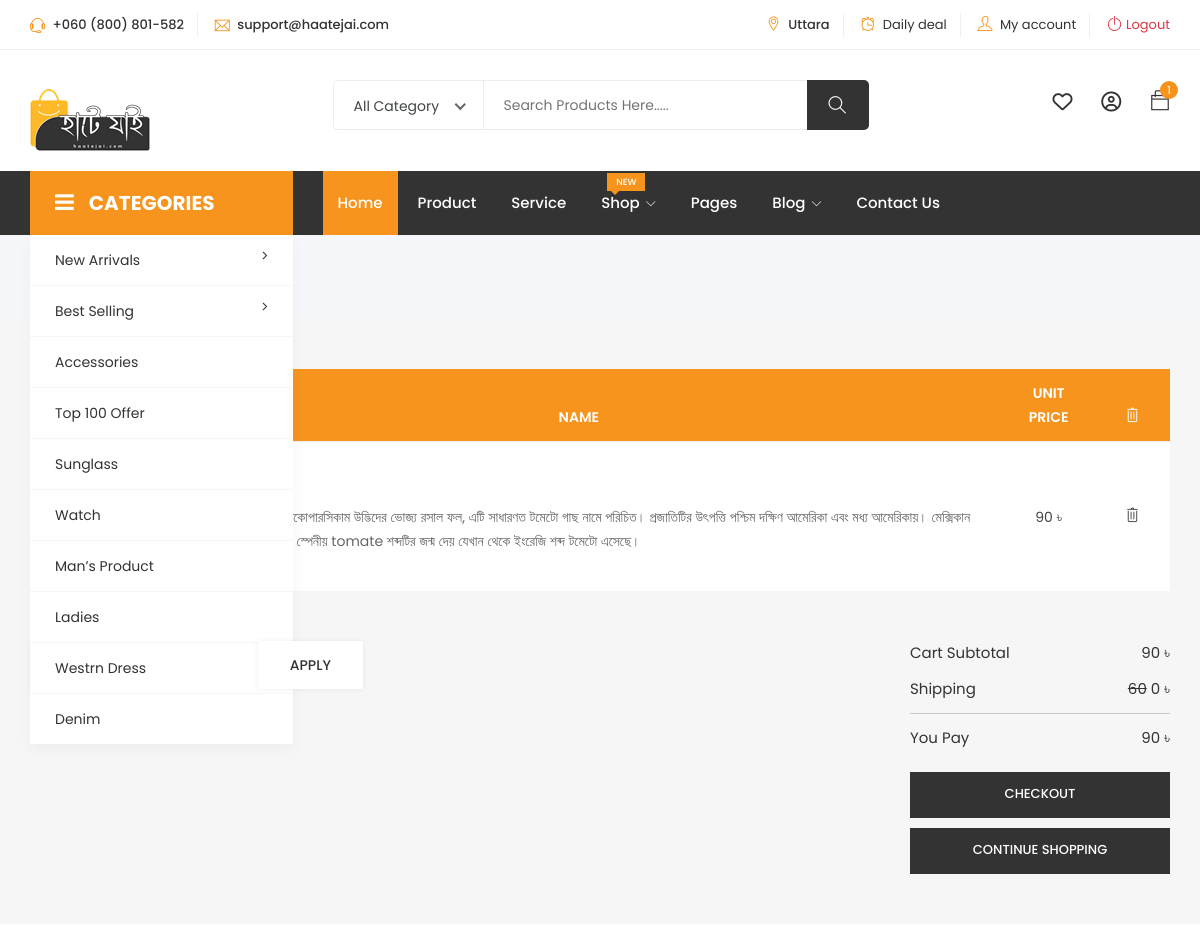
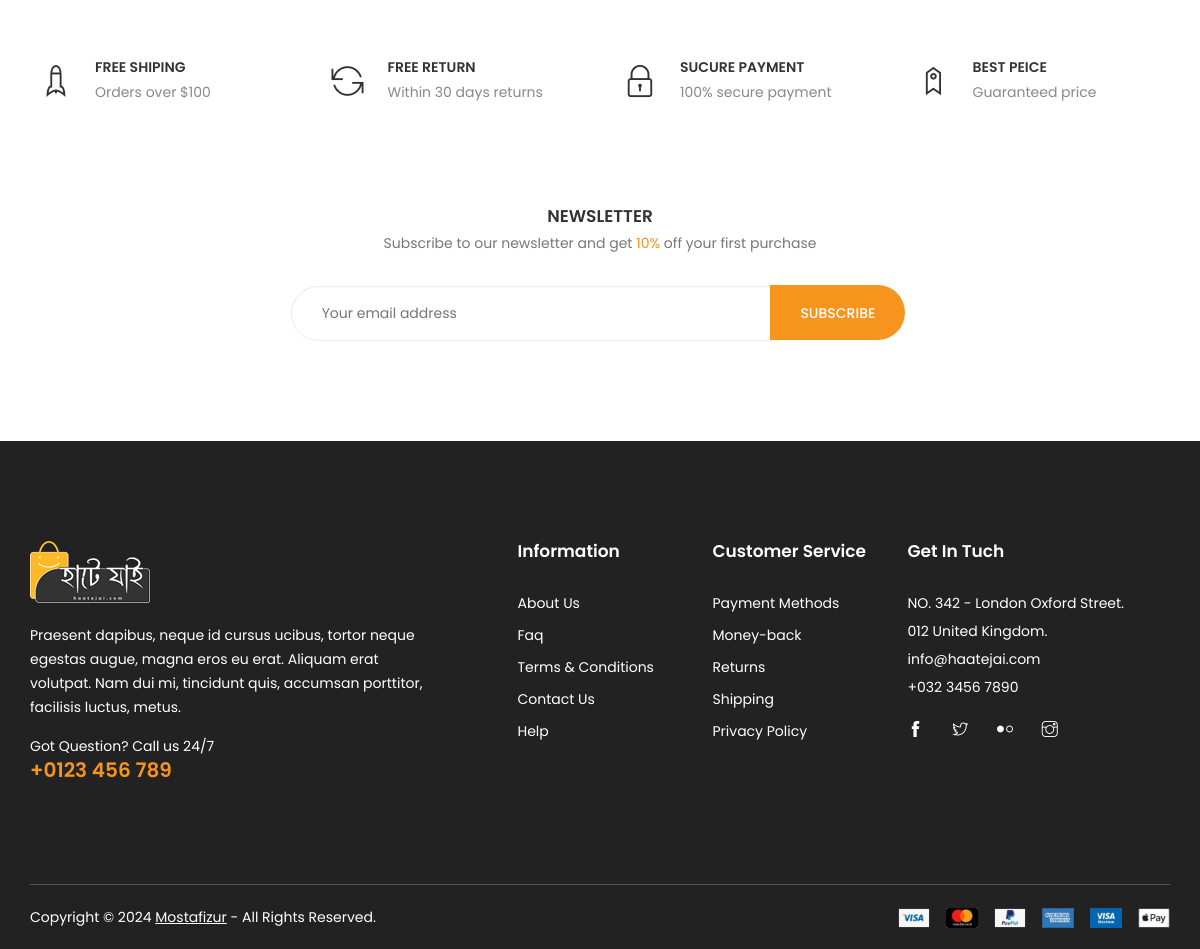
Screenshot of /user/checkout/ (signed in) with the database file from the repository (2 pictures, top to bottom).
### profiles/models.py (models this page shows, shortened)
class UserAccount(models.Model):
    GENDER_CHOICES = [
        ('Male', 'Male'),
        ('Female', 'Female'),
    ]
    TYPE_CHOICES = [
        ('Super', 'Super'),
        ('Regular', 'Regular'),
        ('Below Average', 'Below Average'),
    ]
    LOCATION_CHOICES = [
      ('Uttara', 'UTTARA'),
      ('Mirpur', 'MIRPUR'),
      ('Dhanmondi','DHANMONDI'),
    ]
    images = [
        'https://img.freepik.com/free-photo/androgynous-avatar-non-binary-queer-person_23-2151100207.jpg',
        'https://img.freepik.com/free-photo/cartoon-character-with-handbag-sunglasses_71767-99.jpg',
        'https://img.freepik.com/free-photo/anime-style-character-space_23-2151134190.jpg',
        'https://img.freepik.com/premium-photo/poster-anime-character-with-fiery-background_943629-32000.jpg',
        'https://img.freepik.com/free-photo/androgynous-avatar-non-binary-queer-person_23-2151100183.jpg'
    ]
    user = models.OneToOneField(User, related_name='account', on_delete=models.CASCADE)
    type = models.CharField(max_length=20, blank=True, choices=TYPE_CHOICES, default="Regular")
    verify = models.BooleanField(default=False)
    created_on = models.DateField(auto_now_add=True, null=True, blank=True)
    image = models.URLField(blank=True, null=True, default=random.choice(images))
    gender = models.CharField(max_length=20, blank=True, choices=GENDER_CHOICES)
    mobile = models.CharField(max_length=14, blank=True)
    points = models.IntegerField(null=True, blank=True, default=0)
    age = models.IntegerField(null=True, blank=True)
    hometown = models.CharField(max_length=20)
    address = models.TextField(blank=True)
    current_location = models.CharField(max_length=20, blank=True, choices=LOCATION_CHOICES, default="UTTARA")
    description = models.TextField(blank=True)

class Cart(models.Model):
    user = models.ForeignKey(UserAccount, related_name='cart_account', on_delete=models.CASCADE)
    products = models.ManyToManyField(Products, related_name="cart_products", blank=True)
    complete = models.BooleanField(default=False, blank=True)
    quantity = models.IntegerField(default=1, blank=True, null=True)
    created_at = models.DateTimeField(auto_now_add=True, null=True, blank=True)

### products/models.py (models this page shows, shortened)
class Products(models.Model):
  TYPE_CHOICES = [
      ('Hot', 'Hot'),
      ('New', 'New'),
      ('Offer', 'Offer'),
  ]
  LOCATION_CHOICES = [
      ('Uttara', 'UTTARA'),
      ('Mirpur', 'MIRPUR'),
      ('Dhanmondi','DHANMONDI'),
  ]
  name = models.CharField(max_length=100)
  image = models.URLField(blank=True, null=True)
  description = models.TextField(blank=True, null=True)
  type = models.CharField(max_length=20, blank=True, choices=TYPE_CHOICES)
  quantity = models.IntegerField(blank=True, null=True)
  price = models.IntegerField(blank=True, null=True)
  discount_price = models.IntegerField(blank=True, null=True)
  category = models.ForeignKey(Category, related_name='product_category', on_delete=models.CASCADE)
  sold = models.IntegerField(blank=True, null=True, default=0)
  available = models.IntegerField(blank=True, null=True)
  location = models.CharField(max_length=20, blank=True, choices=LOCATION_CHOICES)
  delete = models.BooleanField(default=False)
  user = models.ForeignKey(User, related_name='product_owner', on_delete=models.CASCADE,default=1)
  created_at = models.DateTimeField(auto_now_add=True, null=True, blank=True)

### profiles/views.py (the view)
# urls.py: path('checkout/', checkout, name='checkout'),
@login_required(login_url=reverse_lazy('login'))
def checkout(request):
    return render(request, 'cart.html')

### templates/cart.html (shortened to what this page needs)
{% extends 'base.html' %}
{% block navbar %}
{% include 'navbar.html' %}
{% endblock navbar %}
{% block content %}
	<div class="breadcrumbs">
		<div class="container">
			<div class="row">
				<div class="col-12">
					<div class="bread-inner">
						<ul class="bread-list">
							<li><a href="index1.html">Home</a></li>
							<li class="active"><a href="blog-single.html">Cart</a></li>
						</ul>
					</div>
				</div>
			</div>
		</div>
	</div>
	<div class="shopping-cart section">
		<div class="container">
			<div class="row">
				<div class="col-12">
					<table class="table shopping-summery">
						<thead>
							<tr class="main-hading">
								<th>PRODUCT</th>
								<th>NAME</th>
								<th class="text-center">UNIT PRICE</th>
								<th class="text-center"><i class="ti-trash remove-icon"></i></th>
							</tr>
						</thead>
						<tbody>
							{% for product in cart.products.all %}
							<tr>
								<td class="image" data-title="No"><img src="{{product.image}}" alt="{{product.name}}"></td>
								<td class="product-des" data-title="Description">
									<p class="product-name"><a href="#">{{product.name}}</a></p>
									<p class="product-des">{{product.description}}</p>
								</td>
								<td class="price" data-title="Price"><span>{{product.price}} ৳</span></td>
								<td class="action" data-title="Remove"><a href="{% url 'remove_from_cart' product.id %}"><i class="ti-trash remove-icon"></i></a></td>
							</tr>
							{% endfor %}
						</tbody>
					</table>
				</div>
			</div>
			<div class="row">
				<div class="col-12">
					<div class="total-amount">
						<div class="row">
							<div class="col-lg-8 col-md-5 col-12">
								<div class="left">
									<div class="coupon">
										<form action="#" target="_blank">
											<button class="btn">Apply</button>
										</form>
									</div>
								</div>
							</div>
							<div class="col-lg-4 col-md-7 col-12">
								<div class="right">
									<ul>
										<li>Cart Subtotal<span>{{total}} ৳</span></li>
										<li>Shipping<span> <del>60</del> 0 ৳</span></li>
										<li class="last">You Pay <span>
											{{total}} ৳</span></li>
									</ul>
									<div class="button5">
										<a href="#" class="btn">Checkout</a>
										<a href="#" class="btn">Continue shopping</a>
									</div>
								</div>
							</div>
						</div>
					</div>
				</div>
			</div>
		</div>
	</div>
	<section class="shop-services section">
		<div class="container">
			<div class="row">
				<div class="col-lg-3 col-md-6 col-12">
					<div class="single-service">
						<i class="ti-rocket"></i>
						<h4>Free shiping</h4>
						<p>Orders over $100</p>
					</div>
				</div>
				<div class="col-lg-3 col-md-6 col-12">
					<div class="single-service">
						<i class="ti-reload"></i>
						<h4>Free Return</h4>
						<p>Within 30 days returns</p>
					</div>
				</div>
				<div class="col-lg-3 col-md-6 col-12">
					<div class="single-service">
						<i class="ti-lock"></i>
						<h4>Sucure Payment</h4>
						<p>100% secure payment</p>
					</div>
				</div>
				<div class="col-lg-3 col-md-6 col-12">
					<div class="single-service">
						<i class="ti-tag"></i>
						<h4>Best Peice</h4>
						<p>Guaranteed price</p>
					</div>
				</div>
			</div>
		</div>
	</section>
	<section class="shop-newsletter section">
		<div class="container">
			<div class="inner-top">
				<div class="row">
					<div class="col-lg-8 offset-lg-2 col-12">
						<div class="inner">
							<h4>Newsletter</h4>
							<p> Subscribe to our newsletter and get <span>10%</span> off your first purchase</p>
							<form action="mail/mail.php" method="get" target="_blank" class="newsletter-inner">
								<input name="EMAIL" placeholder="Your email address" required="" type="email">
								<button class="btn">Subscribe</button>
							</form>
						</div>
					</div>
				</div>
			</div>
		</div>
	</section>
{% endblock content%}

### templates/base.html (shortened to what this page needs)
{% load static %}
<!DOCTYPE html>
<html lang="zxx">
<head>
	<link rel="stylesheet" href="{% static 'css/bootstrap.css' %}">
    <link rel="stylesheet" href="{% static 'css/magnific-popup.min.css' %}">
    <link rel="stylesheet" href="{% static 'css/font-awesome.css' %}">
	<link rel="stylesheet" href="{% static 'css/jquery.fancybox.min.css' %}">
    <link rel="stylesheet" href="{% static 'css/themify-icons.css' %}">
    <link rel="stylesheet" href="{% static 'css/niceselect.css' %}">
    <link rel="stylesheet" href="{% static 'css/animate.css' %}">
    <link rel="stylesheet" href="{% static 'css/flex-slider.min.css' %}">
    <link rel="stylesheet" href="{% static 'css/owl-carousel.css' %}">
    <link rel="stylesheet" href="{% static 'css/slicknav.min.css' %}">
	<link rel="stylesheet" href="{% static 'css/reset.css' %}">
	<link rel="stylesheet" href="{% static 'css/styles.css' %}">
  <link rel="stylesheet" href="{% static 'css/responsive.css' %}">
</head>
<body class="js">
	{% block navbar %}{% endblock navbar %}
	{% block content %}{% endblock content %}
	{% include 'footer.html' %}
</body>
</html>

### templates/navbar.html (shortened to what this page needs)
{% load static %}
	<header class="header shop w-100">
		<div class="topbar w-100">
			<div class="container">
				<div class="row">
					<div class="col-lg-5 col-md-12 col-12">
						<div class="top-left">
							<ul class="list-main">
								<li><i class="ti-headphone-alt"></i> +060 (800) 801-582</li>
								<li><i class="ti-email"></i> support@haatejai.com</li>
							</ul>
						</div>
					</div>
					<div class="col-lg-7 col-md-12 col-12">
						<div class="right-content">
							<ul class="list-main">
								<li><i class="ti-location-pin"></i> {{data.current_location}}</li>
								<li><i class="ti-alarm-clock"></i> <a href="#">Daily deal</a></li>
								<li><i class="ti-user"></i> <a href="{% url 'profile' %}">My account</a></li>
								{% if request.user.is_authenticated %}
								<li><i class="ti-power-off text-danger"></i><a class="text-danger" href="{% url 'logout' %}">Logout</a></li>
								{% else %}
								<li><i class="ti-power-off text-success"></i><a class="text-success" href="{% url 'login' %}">Login</a></li>
								{% endif %}
							</ul>
						</div>
					</div>
				</div>
			</div>
		</div>
		<div class="middle-inner">
			<div class="container">
				<div class="row">
					<div class="col-lg-2 col-md-2 col-12">
						<div class="logo">
							<a href="index.html"><img class="w-100" src="{% static 'images/logo_main.png' %}" alt="logo"></a>
						</div>
					</div>
					<div class="col-lg-8 col-md-7 col-12">
						<div class="search-bar-top">
							<div class="search-bar">
								<form>
									<input name="search" placeholder="Search Products Here....." type="search">
									<button class="btnn"><i class="ti-search"></i></button>
								</form>
							</div>
						</div>
					</div>
					<div class="col-lg-2 col-md-3 col-12">
						<div class="right-bar">
							<div class="sinlge-bar">
								<a href="#" class="single-icon"><i class="fa fa-heart-o" aria-hidden="true"></i></a>
							</div>
							<div class="sinlge-bar">
								<a href="#" class="single-icon"><i class="fa fa-user-circle-o" aria-hidden="true"></i></a>
							</div>
							<div class="sinlge-bar shopping">
								<a href="#" class="single-icon"><i class="ti-bag"></i> <span class="total-count">{{ cart.products.all|length }}</span></a>
							</div>
						</div>
					</div>
				</div>
			</div>
		</div>
		<div class="header-inner">
			<div class="container">
				<div class="cat-nav-head">
					<div class="row">
						<div class="col-lg-3">
							<div class="all-category">
								<h3 class="cat-heading"><i class="fa fa-bars" aria-hidden="true"></i>CATEGORIES</h3>
								<ul class="main-category">
									<li><a href="#">New Arrivals <i class="fa fa-angle-right" aria-hidden="true"></i></a>
									</li>
									<li class="main-mega"><a href="#">best selling <i class="fa fa-angle-right" aria-hidden="true"></i></a>
									</li>
									<li><a href="#">accessories</a></li>
									<li><a href="#">top 100 offer</a></li>
									<li><a href="#">sunglass</a></li>
									<li><a href="#">watch</a></li>
									<li><a href="#">man’s product</a></li>
									<li><a href="#">ladies</a></li>
									<li><a href="#">westrn dress</a></li>
									<li><a href="#">denim </a></li>
								</ul>
							</div>
						</div>
						<div class="col-lg-9 col-12">
							<div class="menu-area">
								<nav class="navbar navbar-expand-lg">
									<div class="navbar-collapse">
										<div class="nav-inner">
											<ul class="nav main-menu menu navbar-nav">
													<li class="active"><a href="{% url 'home' %}">Home</a></li>
													<li><a href="#">Product</a></li>
													<li><a href="#">Service</a></li>
													<li><a href="#">Shop<i class="ti-angle-down"></i><span class="new">New</span></a>
													</li>
													<li><a href="#">Pages</a></li>
													<li><a href="#">Blog<i class="ti-angle-down"></i></a>
													</li>
													<li><a href="contact.html">Contact Us</a></li>
												</ul>
										</div>
									</div>
								</nav>
							</div>
						</div>
					</div>
				</div>
			</div>
		</div>
	</header>

### templates/footer.html
{% load static %}
<footer class="footer">
  <div class="footer-top section">
    <div class="container">
      <div class="row">
        <div class="col-lg-5 col-md-6 col-12">
          <div class="single-footer about">
            <div class="logo">
              <a href="index.html"><img src="{% static 'images/logo_main.png' %}" alt="#"></a>
            </div>
            <p class="text">Praesent dapibus, neque id cursus ucibus, tortor neque egestas augue,  magna eros eu erat. Aliquam erat volutpat. Nam dui mi, tincidunt quis, accumsan porttitor, facilisis luctus, metus.</p>
            <p class="call">Got Question? Call us 24/7<span><a href="tel:123456789">+0123 456 789</a></span></p>
          </div>
        </div>
        <div class="col-lg-2 col-md-6 col-12">
          <div class="single-footer links">
            <h4>Information</h4>
            <ul>
              <li><a href="#">About Us</a></li>
              <li><a href="#">Faq</a></li>
              <li><a href="#">Terms & Conditions</a></li>
              <li><a href="#">Contact Us</a></li>
              <li><a href="#">Help</a></li>
            </ul>
          </div>
        </div>
        <div class="col-lg-2 col-md-6 col-12">
          <div class="single-footer links">
            <h4>Customer Service</h4>
            <ul>
              <li><a href="#">Payment Methods</a></li>
              <li><a href="#">Money-back</a></li>
              <li><a href="#">Returns</a></li>
              <li><a href="#">Shipping</a></li>
              <li><a href="#">Privacy Policy</a></li>
            </ul>
          </div>
        </div>
        <div class="col-lg-3 col-md-6 col-12">
          <div class="single-footer social">
            <h4>Get In Tuch</h4>
            <div class="contact">
              <ul>
                <li>NO. 342 - London Oxford Street.</li>
                <li>012 United Kingdom.</li>
                <li>info@haatejai.com</li>
                <li>+032 3456 7890</li>
              </ul>
            </div>
            <ul>
              <li><a href="#"><i class="ti-facebook"></i></a></li>
              <li><a href="#"><i class="ti-twitter"></i></a></li>
              <li><a href="#"><i class="ti-flickr"></i></a></li>
              <li><a href="#"><i class="ti-instagram"></i></a></li>
            </ul>
          </div>
        </div>
      </div>
    </div>
  </div>
  <div class="copyright">
    <div class="container">
      <div class="inner">
        <div class="row">
          <div class="col-lg-6 col-12">
            <div class="left">
              <p>Copyright © 2024 <a href="http://mostafizur.netlify.app" target="_blank">Mostafizur</a>  -  All Rights Reserved.</p>
            </div>
          </div>
          <div class="col-lg-6 col-12">
            <div class="right">
              <img src="{% static 'images/payments.png' %}" alt="#">
            </div>
          </div>
        </div>
      </div>
    </div>
  </div>
</footer>

### rows the page displays
UserAccount: current_location "Uttara"
Cart: products.all|length "1"
Products: description "টমেটো হল সোলানাম লাইকোপারসিকাম উদ্ভিদের ভোজ্য রসাল ফল, এটি সাধারণত টমেটো গাছ নামে পরিচিত। প্রজাতিটির উৎপত্তি পশ্চিম দক্ষিণ আমেরিকা এবং মধ্য আমেরিকায়। মেক্সিকান নাহুয়াটল শব্দ tomatl, স্পেনীয় tomate শব্দটির জন্ম দেয় যেখান থেকে ইংরেজি শব্দ টমেটো এসেছে।", price "90"

### other values shown
{{ total }} "90"
